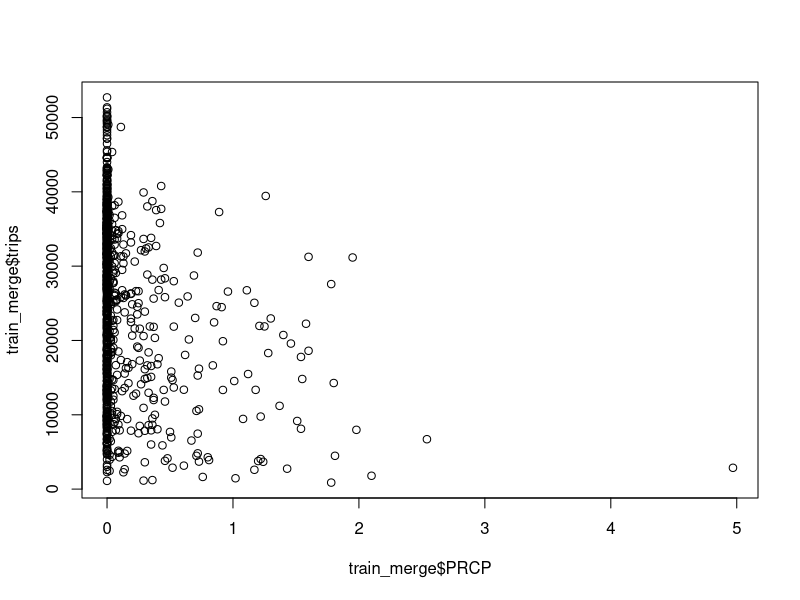
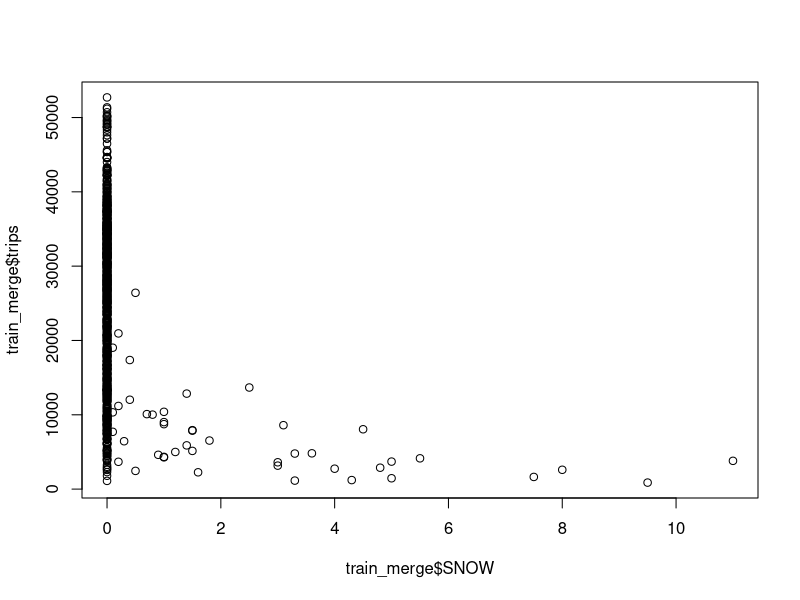
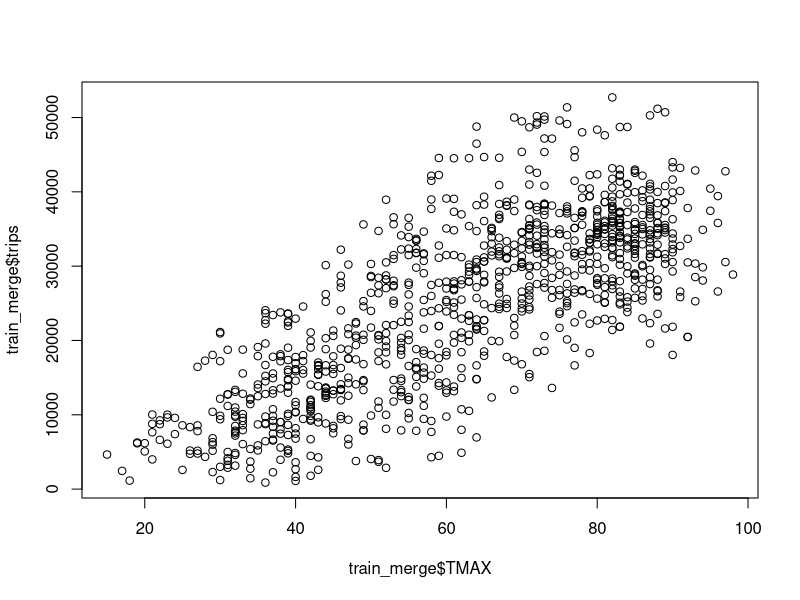
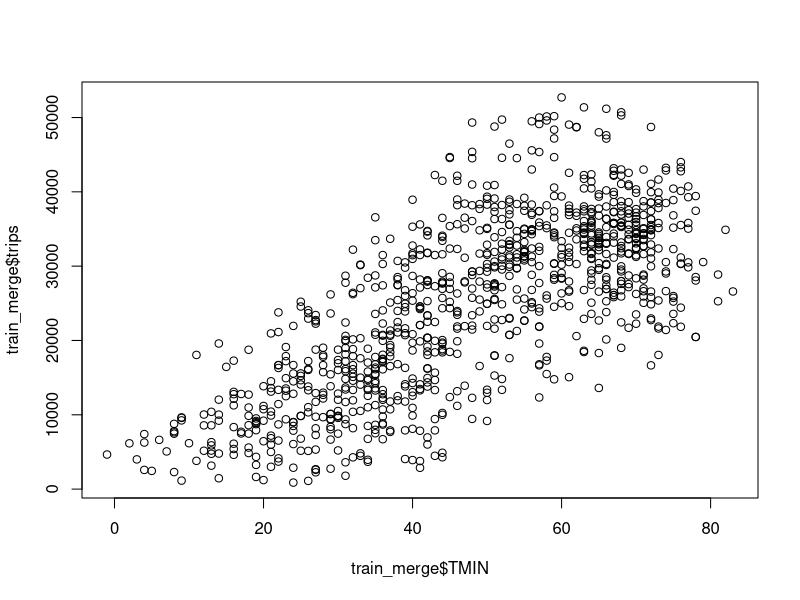
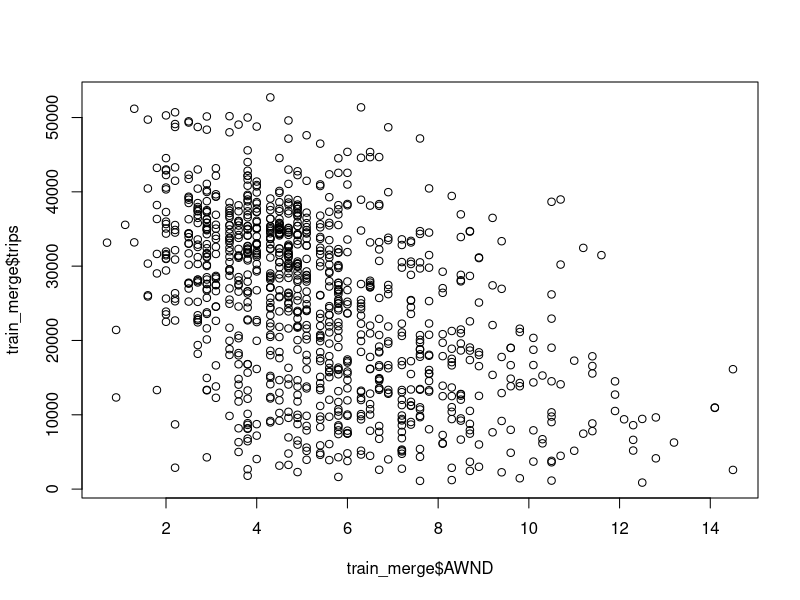
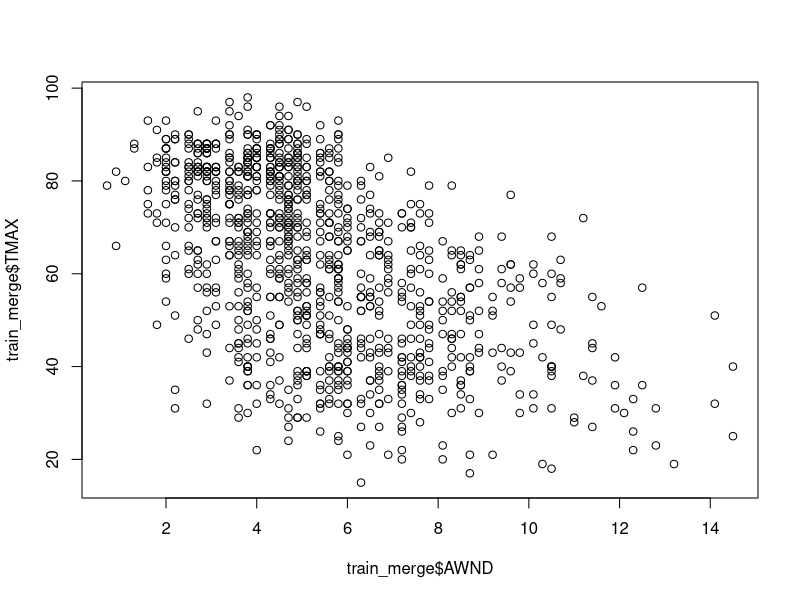
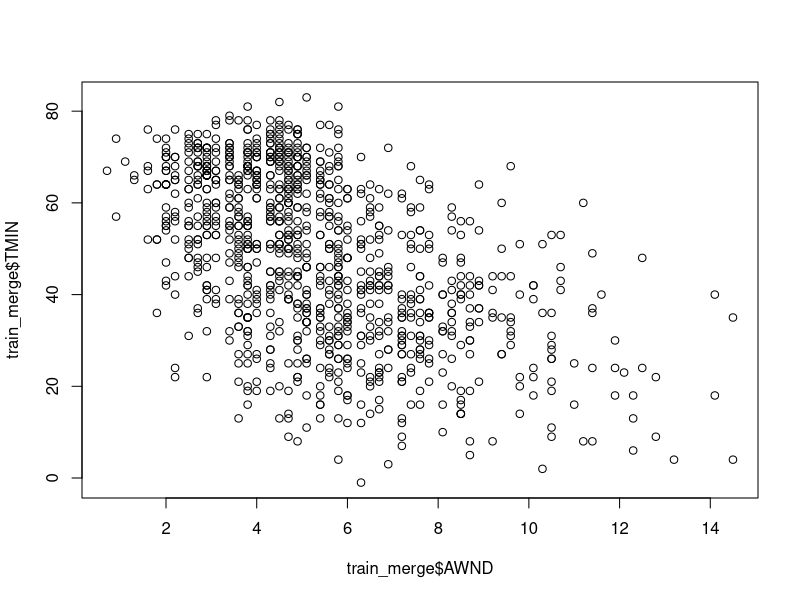
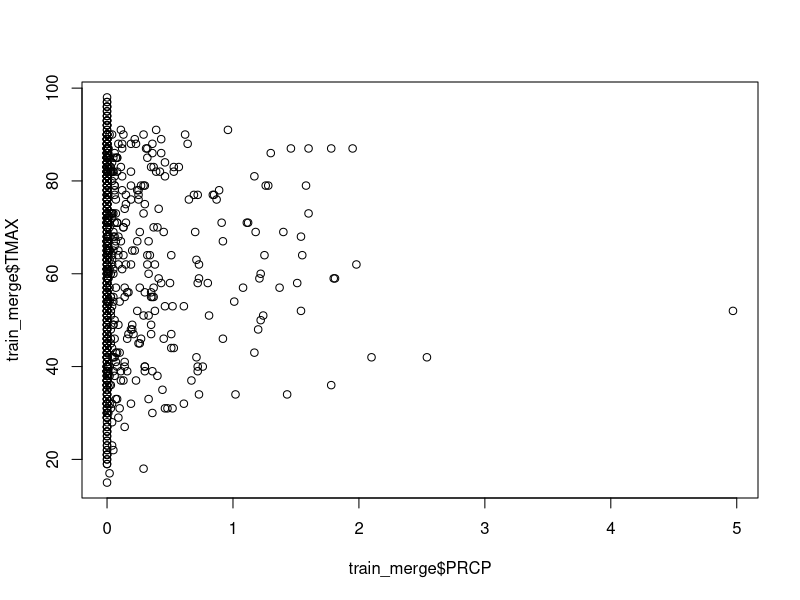

Reproduce these figures in R, in order.
## ---- chunk 1
train <- read.csv("citibike_train.csv")
test <- read.csv("citibike_test.csv")
weather <- read.csv("weather.csv")
## ---- chunk 2
train_merge <- merge(train,weather) 
test_merge <- merge(test,weather)
drop <- "date"
train_merge <- train_merge[,!(names(train_merge) %in% drop)]
test_merge <- test_merge[,!(names(test_merge) %in% drop)]
## ---- chunk 3
train_merge <- train_merge[train_merge$AWND > 0,]
plot(train_merge$PRCP,train_merge$trips)
plot(train_merge$SNOW,train_merge$trips)
plot(train_merge$TMAX,train_merge$trips)
plot(train_merge$TMIN,train_merge$trips)
plot(train_merge$AWND,train_merge$trips)
plot(train_merge$AWND,train_merge$TMAX)
plot(train_merge$AWND,train_merge$TMIN)
plot(train_merge$PRCP,train_merge$TMAX)
## ---- chunk 4
#Model with all predictive variables.
modall <- lm(trips ~ ., data=train_merge)
summary(modall)
print(paste("Train R^2:",summary(modall)$r.squared))
print(paste("Train MSE:",mean(summary(modall)$residuals^2)))
pred <- predict(modall,test_merge)
print(paste("Test R_squared:",cor(test_merge$trips,pred)^2))
print(paste("Test MSE:",mean((test_merge$trips-pred)^2)))

#Use regsubsets function to choose best variables.
library(leaps)
mod <- regsubsets(trips ~ .,data=train_merge,nvmax = 40)
modsum <- summary(mod)
plot(mod)

#For the following model we fit with the q=1 predictor variables (always including the intercept).
#Model q=1
mod1 <- lm(trips ~ TMAX, data=train_merge)
summary(mod1)
print(paste("Train R_squared:",summary(mod1)$r.squared))
print(paste("Train MSE:",summary(mod1)$sigma^2))
pred <- predict(mod1,test_merge)
print(paste("Test R_squared:",cor(test_merge$trips,pred)^2))
print(paste("Test MSE:",mean((test_merge$trips-pred)^2)))

#Model q=2
mod2 <- lm(trips ~ TMAX + n_stations, data=train_merge)
summary(mod2)
print(paste("Train R_squared:",summary(mod2)$r.squared))
print(paste("Train MSE:",summary(mod1)$sigma^2))
pred <- predict(mod2,test_merge)
print(paste("Test R_squared:",cor(test_merge$trips,pred)^2))
print(paste("Test MSE:",mean((test_merge$trips-pred)^2)))

#Model q=3
mod3 <- lm(trips ~ TMAX + n_stations + PRCP, data=train_merge)
summary(mod3)
print(paste("Train R_squared:",summary(mod3)$r.squared))
print(paste("Train MSE:",summary(mod3)$sigma^2))
pred <- predict(mod3,test_merge)
print(paste("Test MSE:",mean((test_merge$trips-pred)^2)))

#Model q=4
mod4 <- lm(trips ~ TMAX + n_stations + PRCP + dayofweek, data=train_merge)
summary(mod4)
print(paste("Train R_squared:",summary(mod4)$r.squared))
print(paste("Train MSE:",summary(mod4)$sigma^2))
pred <- predict(mod4,test_merge)
print(paste("Test R_squared:",cor(test_merge$trips,pred)^2))
print(paste("Test MSE:",mean((test_merge$trips-pred)^2)))

#Model q=5
mod5 <- lm(trips ~ TMAX + n_stations + PRCP + dayofweek + month, data=train_merge)
summary(mod5)
print(paste("Train R_squared:",summary(mod5)$r.squared))
print(paste("Train MSE:",summary(mod5)$sigma^2))
pred <- predict(mod5,test_merge)
print(paste("Test R_squared:",cor(test_merge$trips,pred)^2))
print(paste("Test MSE:",mean((test_merge$trips-pred)^2)))
## ---- chunk 5
tot_trips <- c(train_merge$trips,test_merge$trips)
med_trips <- median(tot_trips)
test_merge$trips_bi <- as.factor(ifelse(test_merge$trips >= med_trips, 1, 0))
train_merge$trips_bi <- as.factor(ifelse(train_merge$trips >= med_trips, 1, 0))
drop <- "trips"
train_merge <- train_merge[,!(names(train_merge) %in% drop)]
test_merge <- test_merge[,!(names(test_merge) %in% drop)]
## ---- chunk 6
#Drop factor columns
drop <- c("holiday","month","dayofweek")
train_merge <- train_merge[,!(names(train_merge) %in% drop)]
test_merge <- test_merge[,!(names(test_merge) %in% drop)]
#Convert INT columns to numeric
train_merge$TMAX <- as.numeric(train_merge$TMAX)
train_merge$TMIN <- as.numeric(train_merge$TMIN)
test_merge$TMAX <- as.numeric(test_merge$TMAX)
test_merge$TMIN <- as.numeric(test_merge$TMIN)
#Scale all numeric predictor variables.
means <- colMeans(train_merge[1:7])
sds <- apply(train_merge[1:7], 2, sd)
for (x in names(train_merge[1:7])){
     train_merge[x] <- (train_merge[x]-means[x])/sds[x]
     test_merge[x] <- (test_merge[x]-means[x])/sds[x]
}
## ---- chunk 7
set.seed(0)
library(FNN)
test_error <- rep(0,50)
for (i in c(1:50)){
  m1 <- knn(train=train_merge[1:7], test=test_merge[1:7],cl=train_merge$trips_bi,k=i)
  test_error[i] <- (table(test_merge$trips_bi,m1)[2]+table(test_merge$trips_bi,m1)[3])/length(test_merge$trips_bi)
}

train_error <- rep(0,50)
for (i in c(1:50)){
  m2 <- knn(train=train_merge[1:7], test=train_merge[1:7],cl=train_merge$trips_bi,k=i)
  train_error[i] <- (table(train_merge$trips_bi,m2)[2]+table(train_merge$trips_bi,m2)[3])/length(train_merge$trips_bi)
}
## ---- chunk 8
plot(train_error, type="o", ylim=c(0,0.5), col="blue", xlab = "K values", ylab = "Misclassification errors")
lines(test_error, type = "o", col="red")
legend("topright", legend=c("Training error","Test error"), col = c("blue","red"), lty=1:1)
## ---- chunk 9
set.seed(0)
x0seq<-seq(-4,7,.01)
densities0<-dnorm(x0seq,0,1)
x1seq<-seq(-4,7,.01)
densities1<-dnorm(x1seq,3,1)
plot(x0seq,densities0,type="l",col="Red",xlab="X",ylab="Density")
lines(x1seq,densities1,col="Blue")
legend("topright", legend=c("Mean=0","Mean=3"), col = c("red","blue"), lty=1:1)
abline(v=3/2,col="Black",lty="dashed")
## ---- chunk 10
set.seed(1)
N=2000
Ysamples <- rbinom(N,1,1/2)
Xsamples <- rep(0,length(Ysamples))
for (i in c(1:length(Ysamples))) {
  if (Ysamples[i]==0) {
    x_i <- rnorm(1,mean=0,sd=sqrt(0.5))
  }
  if (Ysamples[i]==1) {
    x_i <- rnorm(1,mean=3,sd=sqrt(1.5))
  }
  Xsamples[i] <- x_i
}
data <- data.frame(cbind(Ysamples,Xsamples))
hist(data$Xsamples,breaks=30)
## ---- chunk 11
set.seed(1)
sample_size <- N/5
test_rows <- sample(nrow(data), N/5,replace=FALSE)
test_data <- data[test_rows,]
train_data <- data[-test_rows,]
mu0_hat <- mean(train_data[train_data$Ysamples == 0,]$Xsamples)
mu1_hat <- mean(train_data[train_data$Ysamples == 1,]$Xsamples)

Ypred <- ifelse(((-(test_data$Xsamples-mu1_hat)^2/3 + (test_data$Xsamples-mu0_hat)^2)>log(sqrt(1.5/0.5))),1,0)
#The error is the mean of the sum of the indicators where it is 1 if Ypred[i]=Ytest[i]
error_rate <- sum(ifelse(Ypred!=test_data$Ysamples,1,0))/sample_size
print(paste("Error Rate:",error_rate))
## ---- chunk 12
seq.n <- seq(from = 1, to = 15000, by = 20)

error <- rep(0,length(seq.n))

for (j in c(1:length(seq.n))) {
  N = seq.n[j]
  #Train Data
  Ysamples <- rbinom(N,1,1/2)
  Xsamples <- rep(0,N)
  for (i in c(1:length(Ysamples))) {
    if (Ysamples[i]==0) {
      x_i <- rnorm(1,mean=0,sd=sqrt(0.5))
    }
    if (Ysamples[i]==1) {
      x_i <- rnorm(1,mean=3,sd=sqrt(1.5))
    }
    Xsamples[i] <- x_i
  }
  train_data <- data.frame(cbind(Ysamples,Xsamples))
  
  #Test Data
  Ysamples_test <- rbinom(10000,1,1/2)
  Xsamples_test <- rep(0,10000)
  for (i in c(1:length(Ysamples_test))) {
    if (Ysamples_test[i]==0) {
      x_i <- rnorm(1,mean=0,sd=sqrt(0.5))
    }
    if (Ysamples_test[i]==1) {
      x_i <- rnorm(1,mean=3,sd=sqrt(1.5))
    }
    Xsamples_test[i] <- x_i
  }
  test_data <- data.frame(cbind(Ysamples_test,Xsamples_test))
  
  #Make predictions according to formula derived in part 3b.
  mu0_hat <- mean(train_data[train_data$Ysamples == 0,]$Xsamples)
  mu1_hat <- mean(train_data[train_data$Ysamples == 1,]$Xsamples)
  Ypred <- ifelse(((-(test_data$Xsamples_test-mu1_hat)^2/3 + (test_data$Xsamples_test-mu0_hat)^2)>log(sqrt(1.5/0.5))),1,0)
  
  #The test error is the mean of the sum of the indicators where it is 1 if Ypred[i]=Ytest[i]
  error_rate[j] <- sum(ifelse(Ypred!=test_data$Ysamples,1,0))/10000
}

plot(seq.n,error_rate,type="l",xlab="Training Data Size (N)",ylab="Test Classification Error",main="Classification Error with Increasing Training Size")
